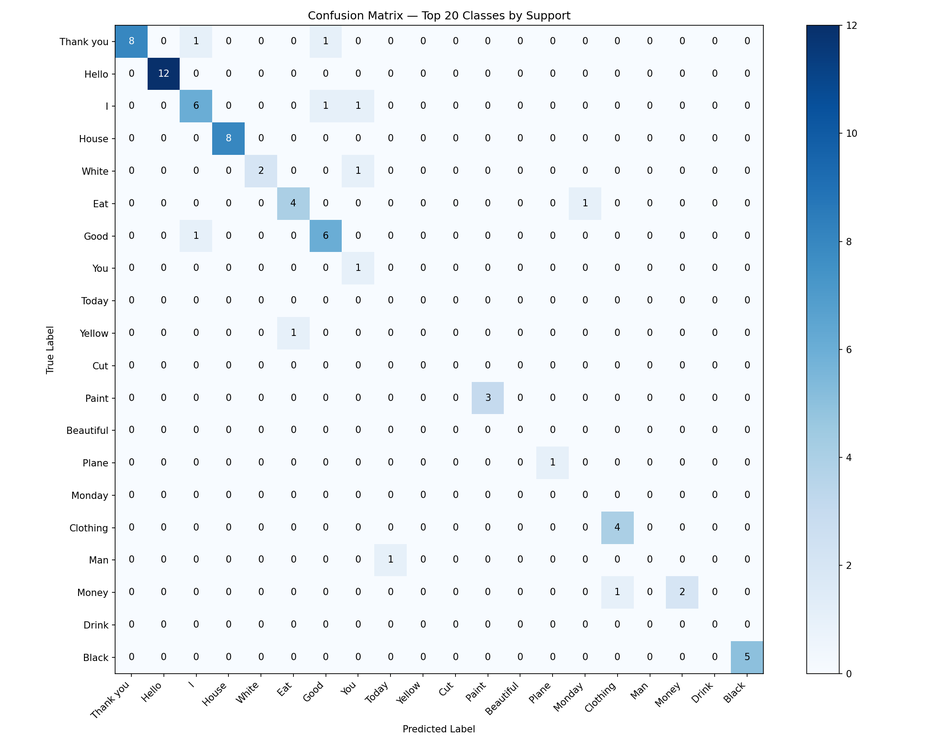
#> input picture ml/notebooks/confusion_matrix_balanced.png, 948 x 745 px, shrunk from 2100 x 1650 before the run
$ python remove_bg.py ../ml/notebooks/confusion_matrix_balanced.png ../ml/notebooks/distribution_comparison.png
#> lines starting #> are read from the running program, lines starting #| are printed output that depends on the picture; after the words box and inside, x2 and y2 are one past the last pixel; in counts of white or black regions, pixels touching at a corner belong together
import sys
from PIL import Image
import numpy as np

def process_image(input_path, output_path):
    # Open image
    img = Image.open(input_path).convert("RGBA")
#> img is the input picture: PIL image 948x745 RGBA; mean R, G, B, A 239.5, 244, 248, 255
    data = np.array(img)

    # The checkerboard background has light colors: white and light gray.
    # We will identify pixels where R > 200, G > 200, B > 200 and make them transparent.
    # The purple hand logo (purple, black outline, white highlights).
    # Wait, the hand might have white eyes!
    # Let's check if there's any black outline. If the logo has a black outline,
    # we can just flood fill from the edges.

    # Let's do a simple flood fill from the 4 corners using a BFS queue.
    h, w = data.shape[:2]
#> h = 745; w = 948
    visited = np.zeros((h, w), dtype=bool)

    # We consider a pixel "background" if its RGB are all > 200.
    def is_bg(r, g, b):
        return r > 180 and g > 180 and b > 180

    queue = [(0,0), (0, w-1), (h-1, 0), (h-1, w-1)]
#> queue = [(0, 0), (0, 947), (744, 0), (744, 947)]
    for r, c in queue:
        if is_bg(*data[r, c, :3]):
            visited[r, c] = True
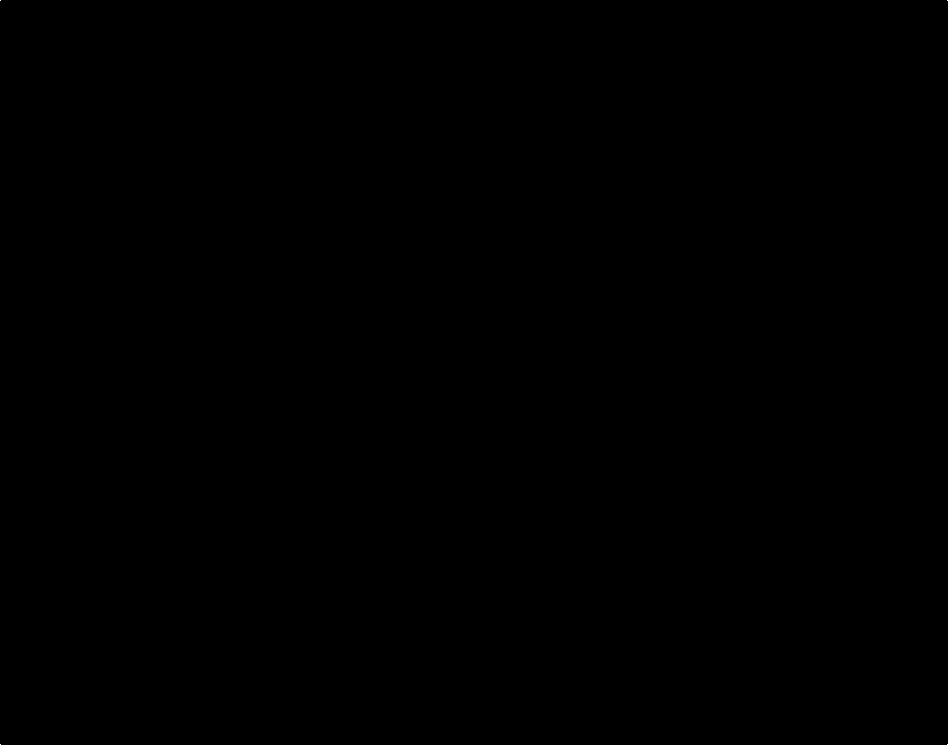
#> visited: shape (745, 948) bool; 0% white in thin lines or dots

    head = 0
    while head < len(queue):
        r, c = queue[head]
        head += 1

        # Check neighbors
        for dr, dc in [(-1,0), (1,0), (0,-1), (0,1)]:
            nr, nc = r + dr, c + dc
            if 0 <= nr < h and 0 <= nc < w and not visited[nr, nc]:
                if is_bg(*data[nr, nc, :3]):
                    visited[nr, nc] = True
                    queue.append((nr, nc))
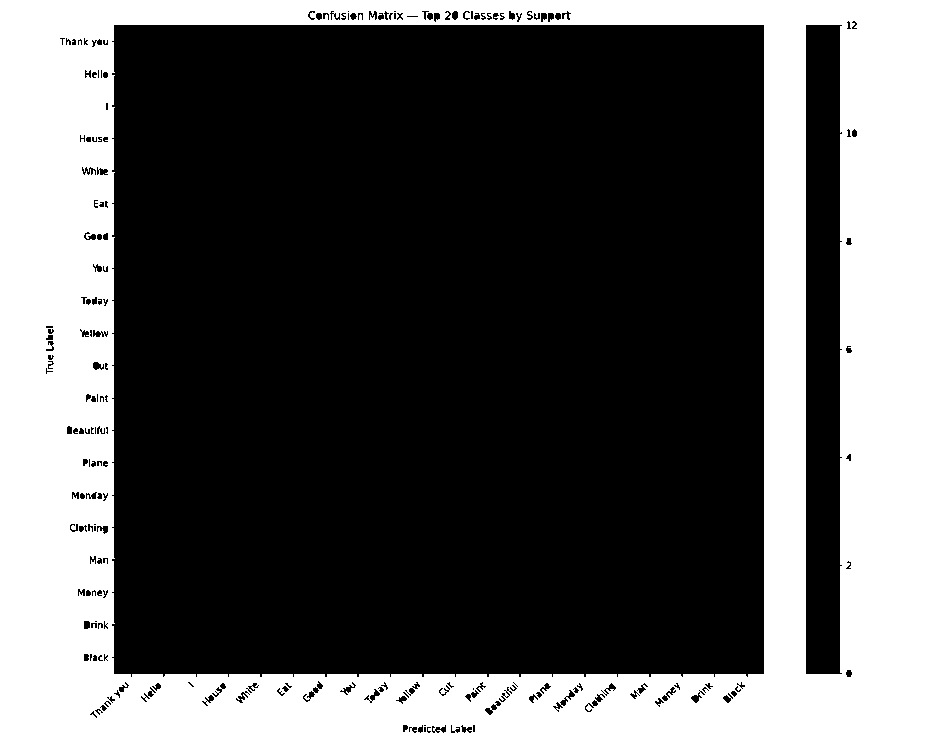
#> visited: shape (745, 948) bool; 36.3% white; 1 white region, box (x1, y1, x2, y2) and area: (0, 0, 948, 745) 256630
#> after the loop, head = 256630

    # Set visited pixels to transparent
    data[visited, 3] = 0

    # Now find bounding box
    non_transparent = np.where(data[:, :, 3] > 0)
#> non_transparent = 449630 positions, rows 11 to 732, columns 46 to 856
    if len(non_transparent[0]) > 0:
        min_y, max_y = np.min(non_transparent[0]), np.max(non_transparent[0])
#> min_y = 11; max_y = 732
        min_x, max_x = np.min(non_transparent[1]), np.max(non_transparent[1])
#> min_x = 46; max_x = 856

        cropped_data = data[min_y:max_y+1, min_x:max_x+1]
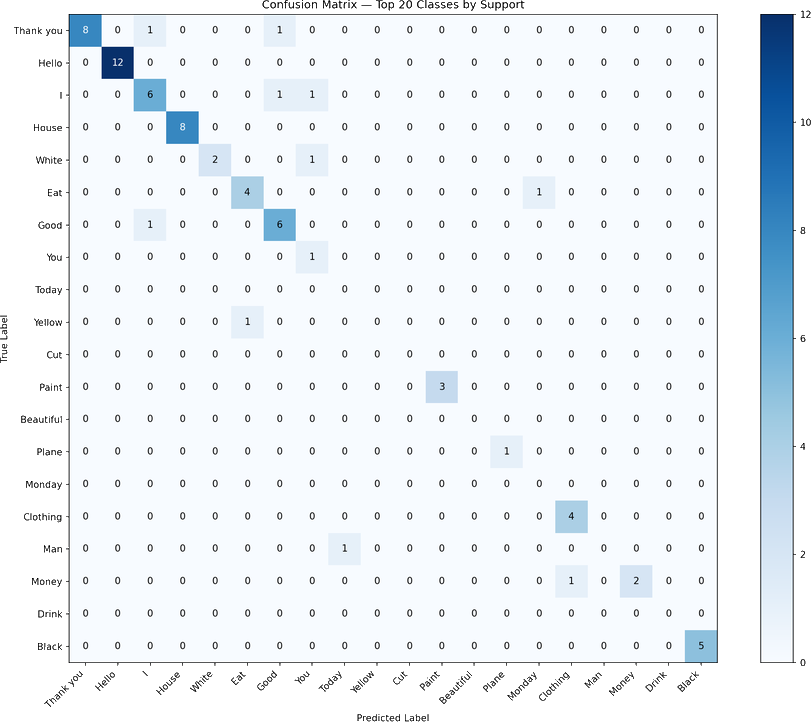
#> cropped_data: shape (722, 811, 4); mean R, G, B, A 236.3, 241.7, 246.6, 195.8; transparent parts drawn white

        # Add 5% padding
        ch, cw = cropped_data.shape[:2]
#> ch = 722; cw = 811
        pad = int(max(ch, cw) * 0.05)
#> pad = 40
        new_size = max(ch, cw) + pad * 2
#> new_size = 891

        final_data = np.zeros((new_size, new_size, 4), dtype=np.uint8)

        start_y = (new_size - ch) // 2
        start_x = (new_size - cw) // 2

        final_data[start_y:start_y+ch, start_x:start_x+cw] = cropped_data
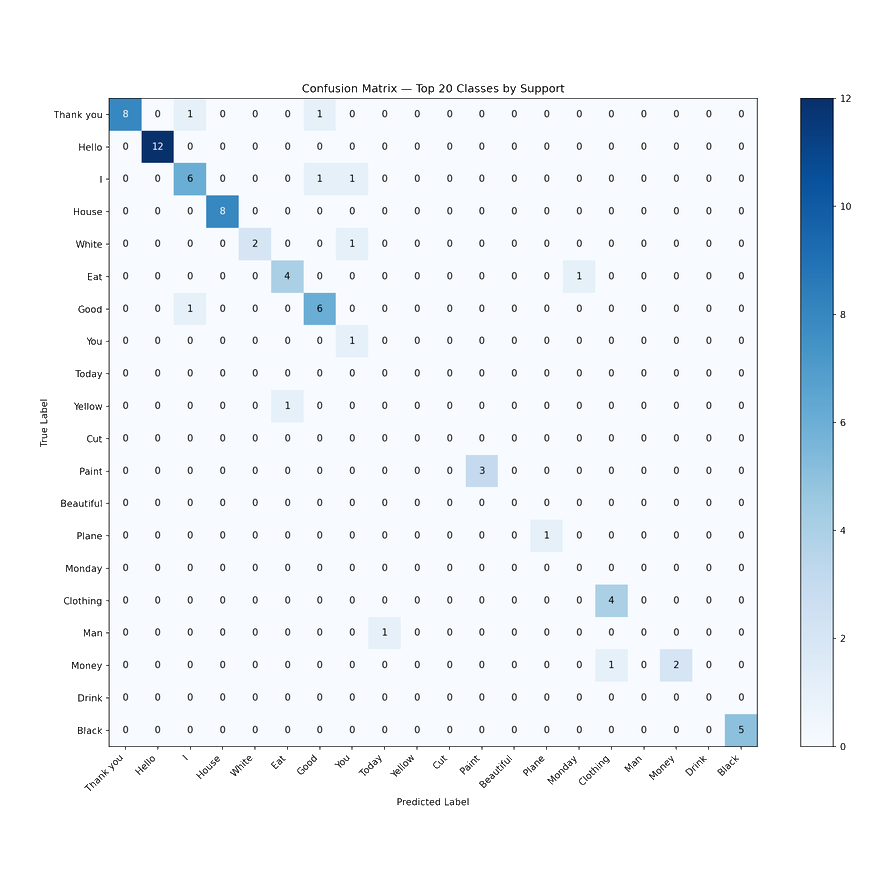
#> final_data: shape (891, 891, 4); mean R, G, B, A 174.3, 178.3, 181.9, 144.4; transparent parts drawn white

        final_img = Image.fromarray(final_data, "RGBA")
        final_img.save(output_path, "PNG")
        print(f"Saved cropped image to {output_path}")
    else:
        print("Empty image after background removal")

if __name__ == "__main__":
    process_image(sys.argv[1], sys.argv[2])
